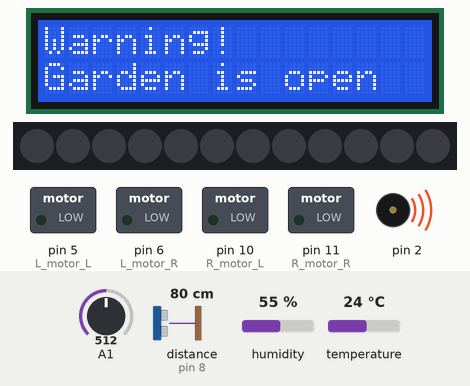
Simulated run of this sketch. Board: Arduino Uno, built with avr-gcc and run on an emulated ATmega328P. On the bench: 16×2 character LCD, 12 RGB LEDs in strip order, left to right, switched loads named in the sketch (green lamp = pin HIGH), buzzer (waves = sounding). Wiring (inferred from the names in the program): ultrasonic range finder: trigger pin 9; echo pin 8. The inputs (shaded band) are chosen by the test bench; at power-on: distance to the obstacle (sensor on pin 8) 80 cm, temperature 24 °C, A1 = 512, humidity 55 %. The echo pulse lasts 58.3 µs per cm; pins used as bus, display or sensor lines are not drawn.

Above: at 0.7 s.
1.3 s: distance to the obstacle (sensor on pin 8) set to 20 cm
4.8 s: distance to the obstacle (sensor on pin 8) set to 15 cm
At 5.4 s:
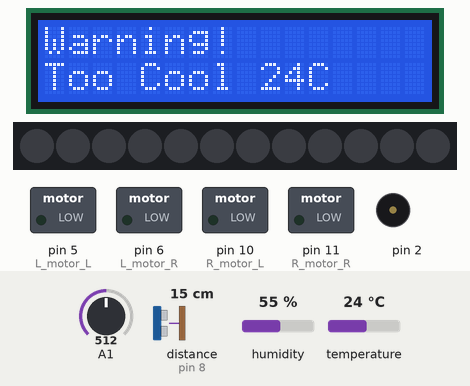
7.6 s: temperature set to 29 °C
At 9.2 s:
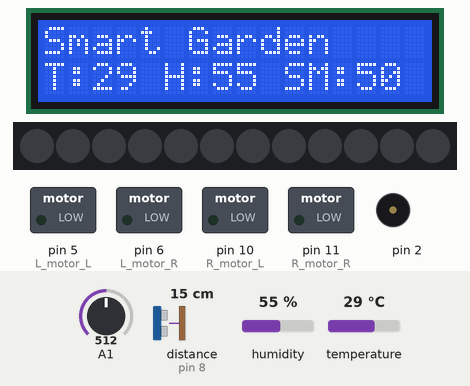
11.9 s: temperature set to 32 °C
At 13.6 s:
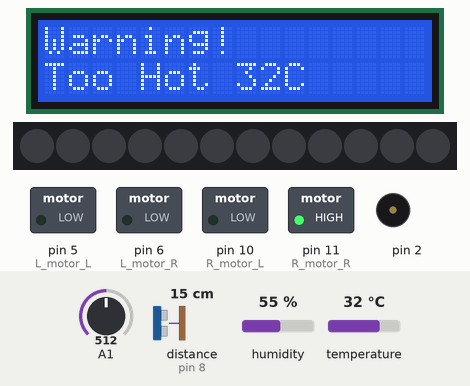
15.7 s: distance to the obstacle (sensor on pin 8) set to 250 cm
At 16.3 s:
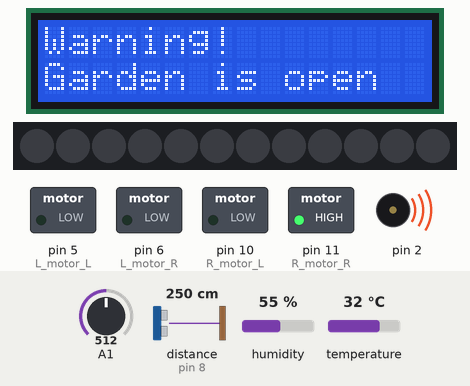
Timing chart, 0 to 18.7 s (numbered marks = the images above; inputs shaded):
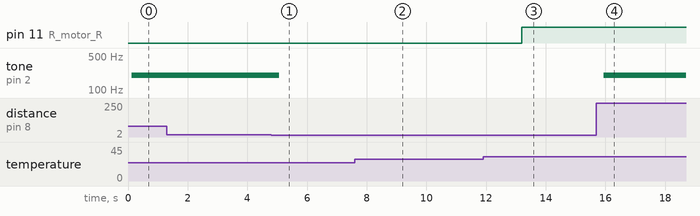

Measured:
- the behaviour switches between 18 and 17 cm on distance to the obstacle (sensor on pin 8) (found by bisection; images 0 and 1)
- the behaviour switches between 30 and 31 °C on temperature (found by bisection; images 2 and 3)
- after the input at 4.8 s, tone on pin 2: 200 Hz → silent after 0.27 s; the display: first differs from a run without the input after 0.27 s (image 1)
- after the input at 7.6 s, the display: first differs from a run without the input after 1.3 s (image 2)
- after the input at 11.9 s, pin 11 (R_motor_R): LOW → HIGH after 1.3 s; the display: first differs from a run without the input after 1.3 s (image 3)
- after the input at 15.7 s, tone on pin 2: silent → 200 Hz after 0.24 s; the display: first differs from a run without the input after 0.24 s (image 4)
- what the display in image 0 shows lasts 0.5 s, from 0.7 s to 1.2 s

The sketch:

project.ino
```cpp
#include <Wire.h> // Wire 라이브러리 추가
#include <LiquidCrystal_I2C.h> // LCD 라이브러리 추가
#include <DHT.h> // DHT 라이브러리 추가
#include <Adafruit_NeoPixel.h>  // NeoPixel 라이브러리 추가
#include <SoftwareSerial.h> // SoftwareSerial 라이브러리 추가

#define DHTPIN A0 // DHT핀 설정
#define DHTTYPE DHT11 //DHT 타입 설정

#define LED_PIN 3 // 네오픽셀 D핀과 연결한 아두이노 핀 번호
#define LED_COUNT 12 // 네오픽셀 LED 개수
#define BRIGHTNESS 255 // 네오픽셀 LED 밝기(0 ~ 255)

#define TRIG 9 //TRIG 핀 설정 (초음파 보내는 핀)
#define ECHO 8 //ECHO 핀 설정 (초음파 받는 핀)

int color_r = 0; // RED
int color_g = 0; // GREEN
int color_b = 0; // BLUE
int sumC = 0; // 밝기 합
bool led = false; // led on/off

int L_motor_L = 5; // 모터드라이브보드 왼쪽 핀 설정
int L_motor_R = 6; // 모터드라이브보드 왼쪽 핀 설정
int R_motor_L = 10; // 모터드라이브보드 오른쪽 핀 설정
int R_motor_R = 11; // 모터드라이브보드 오른쪽 핀 설정

bool water = false; // 워터펌프 on/off
bool check = false; // 워터펌프 작동 확인
bool fan = false; // fan on/off

DHT dht(DHTPIN,DHTTYPE); // DHT 클래스 함수 선언

LiquidCrystal_I2C lcd(0x27, 16, 2); // LCD 객체 선언

Adafruit_NeoPixel strip(LED_COUNT, LED_PIN, NEO_GRBW + NEO_KHZ800); //네오픽셀 함수 선언

SoftwareSerial BtSerial(12,13); // 블루투스 모듈 핀 선언

void setup()
{
  Serial.begin(9600); // 시리얼 통신 선언
  BtSerial.begin(9600); // 블루투스 통신 선언

  lcd.init(); // LCD화면 초기화
  lcd.backlight(); // LCD 백라이트

  dht.begin(); // DHT 사용시작

  pinMode(L_motor_L, OUTPUT); // 핀 모드 OUTPUT 설정
  pinMode(L_motor_R, OUTPUT); // 핀 모드 OUTPUT 설정
  pinMode(R_motor_L, OUTPUT); // 핀 모드 OUTPUT 설정
  pinMode(R_motor_R, OUTPUT); // 핀 모드 OUTPUT 설정

  pinMode(TRIG, OUTPUT);  // 핀 모드 OUTPUT 설정
  pinMode(ECHO, INPUT); // 핀 모드 INPUT 설정

  strip.begin(); // 네오픽셀 초기화
  strip.setBrightness(BRIGHTNESS); // 네오픽셀 밝기 설정
  strip.show(); // 네오픽셀 출력
}

void loop()
{
  int temp = dht.readTemperature(); // temp 변수에 DHT 온도값 저장
  int hum = dht.readHumidity(); // hum 변수에 DHT 습도값 저장
  int hum2 = map(analogRead(A1), 0, 1023, 0, 100); // hum2 변수에 토양수분값 0~100으로 매핑 후 저장

  long duration, distance; // duration, distance 변수 선언

  lcd.clear(); // 모든 글자 지우기
  lcd.setCursor(0, 0); // 커서 지정
  lcd.print("Smart Garden"); // 문자 출력

  digitalWrite(TRIG, LOW); // TRIG핀에 LOW값 설정
  delayMicroseconds(2); // microseconds 딜레이 2
  digitalWrite(TRIG, HIGH); // TRIG핀에 HIGH값 설정
  delayMicroseconds(10); // microseconds 딜레이 10
  digitalWrite(TRIG, LOW); // TRIG핀에 LOW값 설정
  duration = pulseIn (ECHO, HIGH); // duration 변수에 초음파센서 값 저장
  distance = duration * 17 / 1000; // distance 변수에 duration * 17 / 1000 값 저장(거리값을 센티미터로 변환)

  if(distance >= 17) { // distance가 17보다 크거나 같다면
    lcd.clear(); // 모든 글자 지우기
    lcd.setCursor(0, 0); // 커서 지정(0, 0)
    lcd.print("Warning!"); // 문자 출력
    lcd.setCursor(0, 1); // 커서 지정(0, 1)
    lcd.print("Garden is open"); // 문자 출력

    tone(2, 200); // 부저 출력핀, 진동수 설정
  }

  else if(temp > 30 && hum >= 85) { // temp가 30보다 크고, hum이 85보다 크거나 같다면
    lcd.clear(); // 모든 글자 지우기
    lcd.setCursor(0, 0); // 커서 지정(0, 0)
    lcd.print("Too High!"); // 문자 출력
    lcd.setCursor(0, 1); // 커서 지정(0, 1)
    lcd.print("T:"); // 문자 출력
    lcd.print(temp); // 변수 출력
    lcd.print("C  "); // 문자 출력
    lcd.print("H:"); // 문자 출력
    lcd.print(hum); // 변수 출력
    lcd.print("%"); // 문자 출력

    analogWrite(R_motor_L, 0); // R_motor_L핀에 0값 설정
    analogWrite(R_motor_R, 255); // R_motor_R핀에 255값 설정
    noTone(2); // 부저 종료
  }

  else if(temp > 30) { // temp가 30보다 크다면
    lcd.clear(); // 모든 글자 지우기
    lcd.setCursor(0, 0); // 커서 지정(0, 0)
    lcd.print("Warning!"); // 문자 출력
    lcd.setCursor(0, 1); // 커서 지정(0, 1)
    lcd.print("Too Hot "); // 문자 출력
    lcd.print(temp); // 변수 출력
    lcd.print("C"); // 문자 출력

    analogWrite(R_motor_L, 0); // R_motor_L핀에 0값 설정
    analogWrite(R_motor_R, 255); // R_motor_R핀에 255값 설정
    noTone(2); // 부저 종료
  }

  else if(temp < 25) { // temp가 25보다 작다면
    lcd.clear(); // 모든 글자 지우기
    lcd.setCursor(0, 0); // 커서 지정(0, 0)
    lcd.print("Warning!"); // 문자 출력
    lcd.setCursor(0, 1); // 커서 지정(0, 1)
    lcd.print("Too Cool "); // 문자 출력
    lcd.print(temp); // 변수 출력
    lcd.print("C"); // 문자 출력
    noTone(2); // 부저 종료
  }

  else if(hum >= 85) { // hum이 85보다 크거나 같다면
    lcd.clear(); // 모든 글자 지우기
    lcd.setCursor(0, 0); // 커서 지정(0, 0)
    lcd.print("Warning! (H)"); // 문자 출력
    lcd.setCursor(0, 1); // 커서 지정(0, 1)
    lcd.print("Too High "); // 문자 출력
    lcd.print(hum); // 변수 출력
    lcd.print("%"); // 문자 출력

    color_r = 255; // color_r 변수에 255값 저장
    color_g = 255; // color_g 변수에 255값 저장
    color_b = 255; // color_b 변수에 255값 저장

    analogWrite(R_motor_L, 0); // R_motor_L핀에 0값 설정
    analogWrite(R_motor_R, 255); // R_motor_R핀에 255값 설정
    noTone(2); // 부저 종료
  }

  else if(hum < 20) { // hum이 20보다 작다면
    lcd.clear(); // 모든 글자 지우기
    lcd.setCursor(0, 0); // 커서 지정(0, 0)
    lcd.print("Warning! (H)"); // 문자 출력
    lcd.setCursor(0, 1); // 커서 지정(0, 1)
    lcd.print("Too Low "); // 문자 출력
    lcd.print(hum); // 변수 출력
    lcd.print("%"); // 문자 출력
    noTone(2); // 부저 종료
  }

  else if(hum2 > 80) { // hum2가 80보다 크다면
    lcd.clear(); // 모든 글자 지우기
    lcd.setCursor(0, 0); // 커서 지정(0, 0)
    lcd.print("Warning! (SM)"); // 문자 출력
    lcd.setCursor(0, 1); // 커서 지정(0, 1)
    lcd.print("Too High "); // 문자 출력
    lcd.print(hum2); // 변수 출력
    lcd.print("%"); // 문자 출력
    noTone(2); // 부저 종료
  }

  else if(hum2 < 40) { // hum2가 40보다 작다면
    lcd.clear(); // 모든 글자 지우기
    lcd.setCursor(0, 0); // 커서 지정(0, 0)
    lcd.print("Warning! (SM)"); // 문자 출력
    lcd.setCursor(0, 1); // 커서 지정(0, 1)
    lcd.print("Water, please "); // 문자 출력
    lcd.print(hum2); // 변수 출력
    lcd.print("%"); // 문자 출력
    water = true;
    noTone(2); // 부저 종료
  }

  else { // 위 경우에 해당하지 않는다면
    lcd.setCursor(0, 1); // 커서 지정(0, 1)
    lcd.print("T:"); // 문자 출력
    lcd.print(temp); // 문자 출력
    lcd.print(" H:"); // 문자 출력
    lcd.print(hum); // 변수 출력
    lcd.print(" SM:"); // 문자 출력
    lcd.print(hum2); // 변수 출력

    if(!fan) { // fan이 false라면
      analogWrite(R_motor_R, 0); // R_motor_R핀에 0값 설정
      analogWrite(R_motor_L, 0); // R_motor_L핀에 0값 설정
    }

    water = false; // water 변수에 false값 저장
    check = true; // check 변수에 true값 저장
    noTone(2); // 부저 종료

    if(!led) { // led가 false이면
      color_r = 0; // color_r 변수에 0값 저장
      color_g = 0; // color_g 변수에 0값 저장
      color_b = 0; // color_b 변수에 0값 저장
    }
  }

  if(water && check) { // water와 check가 true라면
      analogWrite(L_motor_L, 0); // L_motor_L핀에 0값 설정
      analogWrite(L_motor_R, 255); // L_motor_R핀에 255값 설정
      delay(5000); // 딜레이 5000(5초)
      analogWrite(L_motor_L, 0); // L_motor_L핀에 0값 설정
      analogWrite(L_motor_R, 0); // L_motor_R핀에 0값 설정

      check = false; // check 변수에 false값 저장
  }

  if(BtSerial.available() > 2) { // BTSerial에 입력된 값이 2byte 보다 크다면
    color_r = BtSerial.read(); // RED
    color_g = BtSerial.read(); // GREEN
    color_b = BtSerial.read(); // BLUE
    sumC = color_r + color_g + color_b; // 모든 색 값의 합
    if(sumC) // sumC값이 0 이상이면
      led = true; // led 변수 값 true
    else // sumC값이 0 이상이 아니면
      led = false; // led 변수 값 false
  }

  else { // BTSerial에 입력된 값이 2byte 초과가 아니면
    byte app = BtSerial.read(); // app 변수에 블루투스 수신 값 저장
    if(app == 'A') { // app이 A라면
      BtSerial.print(String(hum2)); // hum2값을 블루투스 모듈에서 전송
    }
    else if(app == 'B') { // app이 B라면
      BtSerial.print(String(temp)); // temp값을 블루투스 모듈에서 전송
      BtSerial.print(","); // ,를 블루투스 모듈에서 전송
      BtSerial.print(String(hum)); // hum값을 블루투스 모듈에서 전송
    }
    else if(app == 'O') { // app이 O라면
      analogWrite(R_motor_L, 0); // R_motor_L핀에 0값 설정
      analogWrite(R_motor_R, 255); // R_motor_R핀에 255값 설정
      fan = true; // fan 변수에 true값 저장
    }
    else if(app == 'F') { // app이 F라면
      analogWrite(R_motor_L, 0); // R_motor_L핀에 0값 설정
      analogWrite(R_motor_R, 0); // R_motor_R핀에 0값 설정
      fan = false; // fan 변수에 false값 저장
    }
    else if(app == 'W') { // app이 W라면
      analogWrite(L_motor_L, 0); // L_motor_L핀에 0값 설정
      analogWrite(L_motor_R, 255); // L_motor_R핀에 255값 설정
    }
    else if(app == 'S') { // app이 S라면
      analogWrite(L_motor_L, 0); // L_motor_L핀에 0값 설정
      analogWrite(L_motor_R, 0); // L_motor_R핀에 0값 설정
    }
  }

  for (int i = 0; i < LED_COUNT; i++) { // LED 수 만큼 반복
    strip.setPixelColor(i, color_r, color_g, color_b, 0); // 네오픽셀 색 설정
  }
  strip.show(); // 네오픽셀 출력

  delay(500); // 딜레이 500(0.5초)
}
```
